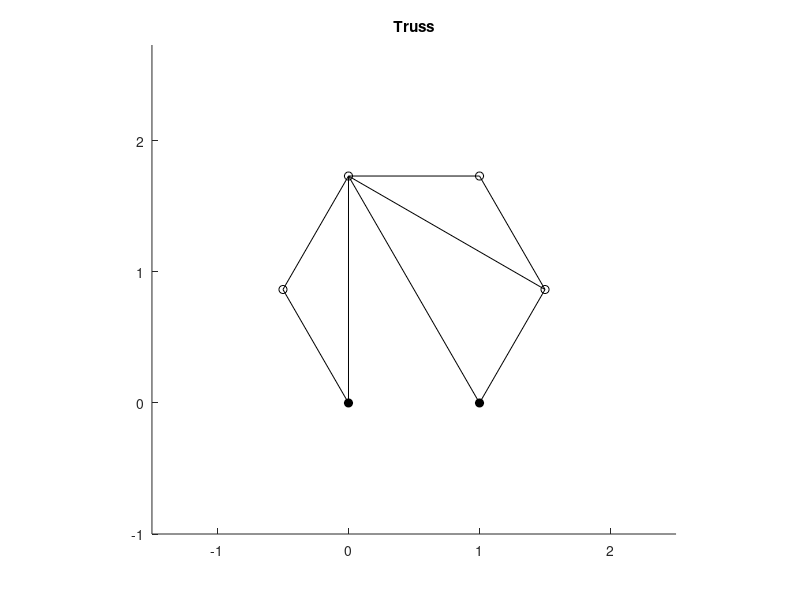

This figure's MATLAB source:
% Karan Mistry, #84
% 18.085 - Truss Calculations
% October 2008

clear all; close all; clc;

%% Truss Input
% NOTE: the vectors 'truss' and 'bars' can be defined either in an external
% script or in this section.
% 
% nodes = [x-position, y-position, ground(1 or 0), Fh, Fv; ... ];
% bars = [node_i, node_j, C; ... ]; % C = EA/L
% 
% Example of input:

nodes = [
    0 0 1 0 0                       % Node 1 (x=0,y=0,ground=1,Fh=0,Fv=0)
    cos(2*pi/3) sin(2*pi/3) 0 0 1   % Node 2
    0 2*sin(2*pi/3) 0 2 0           % Node 3
    1 2*sin(2*pi/3) 0 0 1           % Node 4
    1+cos(pi/3) sin(pi/3) 0 3 2     % Node 5
    1 0 1 0 0                       % Node 6
];

bars = [
    1,2,1                           % Bar going from Node 1 to Node 2, C = 1
    2,3,1                           % etc.
    3,4,1
    4,5,1
    5,6,1
    3,5,3
    1,3,2
    3,6,4
];

%% Properties of Truss
N = size(nodes,1);      % Number of nodes (rows of nodes)
m = size(bars,1);       % Number of bars (rows of bars)
mo = (N-1)*N/2;         % Number of possible bars based on number of nodes, nchoosek(N,2)

% Determine bar number for each input. If the first node is I and the
% second node is J, then the bar number is (J-I) + ncoosek(I,2) since
% nchoosek(I,2) is the number of possible bars with I nodes, and the
% current bar is the (J-I)st bar after the first set.
% 
% foo   - contains the bar numbers of the present bars
% bars2 - a vector of all possible bars. 1 for bar, 0 for no bar
foo1 = bars(:,2)-bars(:,1)+(bars(:,1)-1).*(N-bars(:,1)/2);
bars2 = zeros(mo,1);    % initialize bars2 (0 = no bar)
bars2(foo1) = 1;        % Set actual bars to 1 (1 = bar)

%% Compute Ao - Assume all bars are present
A = zeros(mo,2*N);  % A has a row for each bar and two columns for each node
k = 1;              % Counter for bar number
for i=1:N           % Each bar can go from node i to j where j does not equal i
    for j=i+1:N     % Only considering i to j, where j>i, so as to not double count
        theta = atan2(nodes(j,2)-nodes(i,2),nodes(j,1)-nodes(i,1));
        A(k,2*i-1) = -cos(theta);   % x coordinate of first node
        A(k,2*i)   = -sin(theta);   % y coordinate of first node
        A(k,2*j-1) =  cos(theta);   % x coordinate of second node
        A(k,2*j)   =  sin(theta);   % y coordinate of second node
        
        k=k+1;                      % increment bar number
    end
end

%% Remove Rows for nonexistant bars and Columns for grounded nodes
% Remove columns of A for grounded nodes.
% Note that need to remove two columns for each grounded node
groundnode = find(nodes(:,3)==1);
filter_ground = [2*groundnode-1; 2*groundnode];
A(:,filter_ground)=[];

% Remove rows of A for each bar that does not exist
filter_nobar = find(bars2==0);
A(filter_nobar,:)=[];

%% Compute C and K
foo2 = sortrows([foo1 bars(:,3)]);  % Sort bar constants based on bar number
C = diag(foo2(:,2));                % C is a diagonal matrix

K = A'*C*A;                         % Stiffness Matrix

%% Compute F
F(2*(1:N)-1,1) = nodes(:,4);        % Horizontal force in odd positions
F(2*(1:N),1)   = nodes(:,5);        % Vertical forces in even positions
F(filter_ground)=[];                % Remove forces on ground nodes

%% Calculate u, e, and w for Statically Determinate Truss
if abs(det(K)) >= 1e-6              % Determinant must not be zero
    u = K\F;                        % Displacements
    e = A*u;                        % Elongations
    w = C*e;                        % Internal Forces
end

%% Plot Truss
figure
axis([min(nodes(:,1))-1 max(nodes(:,1))+1 min(nodes(:,2))-1 max(nodes(:,2))+1]);
axis equal;
title('\bf{Truss}');
hold on;

% Plot all nodes as circles
plot(nodes(:,1),nodes(:,2),'ko');
% Plot grounded nodes as black dots
plot(nodes(groundnode,1),nodes(groundnode,2),'k.','MarkerSize',18);
% Plot bars
for i = 1:m
    x = [nodes(bars(i,1),1) nodes(bars(i,2),1)];
    y = [nodes(bars(i,1),2) nodes(bars(i,2),2)];
    plot(x,y,'k-');
end
hold off;

%% Output
A                   % Adacency Matrix
C                   % Bar Constant Matrix
K                   % Stiffness Matrix
F                   % Force Vector
rankA = rank(A)
nullA = null(A)     % Truss Mechanisms 

if abs(det(K)) >= 1e-6
    u               % Displacements
    e               % Elongations
    w               % Internal Forces
else
    disp('Det(K) is zero (or very small). Truss is not statically determinant.');
    disp('--> u, e, and w can not be found. Add more restraints and try again.');
    disp(' ');
end

%%%%%%%%%%%%%%%%%%%%%%%% End of truss_calculation.m %%%%%%%%%%%%%%%%%%%%%%%